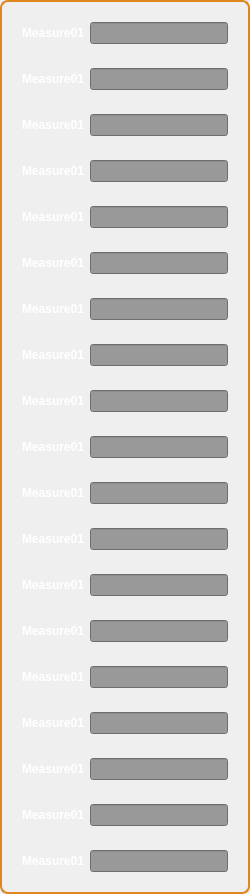
     <widget class="QGroupBox" name="predict">
      <property name="minimumSize">
       <size>
        <width>250</width>
        <height>0</height>
       </size>
      </property>
      <property name="styleSheet">
       <string notr="true">QGroupBox{
	border:2px solid  rgb(223,134,30);
	border-radius:8px;
}
</string>
      </property>
      <layout class="QGridLayout" name="gridLayout">
       <item row="0" column="0">
        <widget class="QWidget" name="widget" native="true">
         <layout class="QHBoxLayout" name="horizontalLayout_25">
          <item>
           <widget class="QLabel" name="label_20">
            <property name="styleSheet">
             <string notr="true">QLabel{
	font:10pt &quot;hack&quot;;
	font-weight:bold;
	color :rgb(255,255,255);
}
</string>
            </property>
            <property name="text">
             <string>Measure01</string>
            </property>
           </widget>
          </item>
          <item>
           <widget class="QLineEdit" name="lineEdit">
            <property name="styleSheet">
             <string notr="true">QLineEdit{
	background-color:rgb(153,153,153)
}</string>
            </property>
           </widget>
          </item>
         </layout>
        </widget>
       </item>
       <item row="15" column="0">
        <widget class="QWidget" name="widget_35" native="true">
         <layout class="QHBoxLayout" name="horizontalLayout_40">
          <item>
           <widget class="QLabel" name="label_35">
            <property name="styleSheet">
             <string notr="true">QLabel{
	font:10pt &quot;hack&quot;;
	font-weight:bold;
	color :rgb(255,255,255);
}
</string>
            </property>
            <property name="text">
             <string>Measure01</string>
            </property>
           </widget>
          </item>
          <item>
           <widget class="QLineEdit" name="lineEdit_16">
            <property name="styleSheet">
             <string notr="true">QLineEdit{
	background-color:rgb(153,153,153)
}</string>
            </property>
           </widget>
          </item>
         </layout>
        </widget>
       </item>
       <item row="16" column="0">
        <widget class="QWidget" name="widget_36" native="true">
         <layout class="QHBoxLayout" name="horizontalLayout_41">
          <item>
           <widget class="QLabel" name="label_36">
            <property name="styleSheet">
             <string notr="true">QLabel{
	font:10pt &quot;hack&quot;;
	font-weight:bold;
	color :rgb(255,255,255);
}
</string>
            </property>
            <property name="text">
             <string>Measure01</string>
            </property>
           </widget>
          </item>
          <item>
           <widget class="QLineEdit" name="lineEdit_17">
            <property name="styleSheet">
             <string notr="true">QLineEdit{
	background-color:rgb(153,153,153)
}</string>
            </property>
           </widget>
          </item>
         </layout>
        </widget>
       </item>
       <item row="18" column="0">
        <widget class="QWidget" name="widget_38" native="true">
         <layout class="QHBoxLayout" name="horizontalLayout_43">
          <item>
           <widget class="QLabel" name="label_38">
            <property name="styleSheet">
             <string notr="true">QLabel{
	font:10pt &quot;hack&quot;;
	font-weight:bold;
	color :rgb(255,255,255);
}
</string>
            </property>
            <property name="text">
             <string>Measure01</string>
            </property>
           </widget>
          </item>
          <item>
           <widget class="QLineEdit" name="lineEdit_19">
            <property name="styleSheet">
             <string notr="true">QLineEdit{
	background-color:rgb(153,153,153)
}</string>
            </property>
           </widget>
          </item>
         </layout>
        </widget>
       </item>
       <item row="17" column="0">
        <widget class="QWidget" name="widget_37" native="true">
         <layout class="QHBoxLayout" name="horizontalLayout_42">
          <item>
           <widget class="QLabel" name="label_37">
            <property name="styleSheet">
             <string notr="true">QLabel{
	font:10pt &quot;hack&quot;;
	font-weight:bold;
	color :rgb(255,255,255);
}
</string>
            </property>
            <property name="text">
             <string>Measure01</string>
            </property>
           </widget>
          </item>
          <item>
           <widget class="QLineEdit" name="lineEdit_18">
            <property name="styleSheet">
             <string notr="true">QLineEdit{
	background-color:rgb(153,153,153)
}</string>
            </property>
           </widget>
          </item>
         </layout>
        </widget>
       </item>
       <item row="4" column="0">
        <widget class="QWidget" name="widget_24" native="true">
         <layout class="QHBoxLayout" name="horizontalLayout_29">
          <item>
           <widget class="QLabel" name="label_24">
            <property name="styleSheet">
             <string notr="true">QLabel{
	font:10pt &quot;hack&quot;;
	font-weight:bold;
	color :rgb(255,255,255);
}
</string>
            </property>
            <property name="text">
             <string>Measure01</string>
            </property>
           </widget>
          </item>
          <item>
           <widget class="QLineEdit" name="lineEdit_5">
            <property name="styleSheet">
             <string notr="true">QLineEdit{
	background-color:rgb(153,153,153)
}</string>
            </property>
           </widget>
          </item>
         </layout>
        </widget>
       </item>
       <item row="3" column="0">
        <widget class="QWidget" name="widget_4" native="true">
         <layout class="QHBoxLayout" name="horizontalLayout_28">
          <item>
           <widget class="QLabel" name="label_23">
            <property name="styleSheet">
             <string notr="true">QLabel{
	font:10pt &quot;hack&quot;;
	font-weight:bold;
	color :rgb(255,255,255);
}
</string>
            </property>
            <property name="text">
             <string>Measure01</string>
            </property>
           </widget>
          </item>
          <item>
           <widget class="QLineEdit" name="lineEdit_4">
            <property name="styleSheet">
             <string notr="true">QLineEdit{
	background-color:rgb(153,153,153)
}</string>
            </property>
           </widget>
          </item>
         </layout>
        </widget>
       </item>
       <item row="5" column="0">
        <widget class="QWidget" name="widget_25" native="true">
         <layout class="QHBoxLayout" name="horizontalLayout_30">
          <item>
           <widget class="QLabel" name="label_25">
            <property name="styleSheet">
             <string notr="true">QLabel{
	font:10pt &quot;hack&quot;;
	font-weight:bold;
	color :rgb(255,255,255);
}
</string>
            </property>
            <property name="text">
             <string>Measure01</string>
            </property>
           </widget>
          </item>
          <item>
           <widget class="QLineEdit" name="lineEdit_6">
            <property name="styleSheet">
             <string notr="true">QLineEdit{
	background-color:rgb(153,153,153)
}</string>
            </property>
           </widget>
          </item>
         </layout>
        </widget>
       </item>
       <item row="6" column="0">
        <widget class="QWidget" name="widget_26" native="true">
         <layout class="QHBoxLayout" name="horizontalLayout_31">
          <item>
           <widget class="QLabel" name="label_26">
            <property name="styleSheet">
             <string notr="true">QLabel{
	font:10pt &quot;hack&quot;;
	font-weight:bold;
	color :rgb(255,255,255);
}
</string>
            </property>
            <property name="text">
             <string>Measure01</string>
            </property>
           </widget>
          </item>
          <item>
           <widget class="QLineEdit" name="lineEdit_7">
            <property name="styleSheet">
             <string notr="true">QLineEdit{
	background-color:rgb(153,153,153)
}</string>
            </property>
           </widget>
          </item>
         </layout>
        </widget>
       </item>
       <item row="8" column="0">
        <widget class="QWidget" name="widget_28" native="true">
         <layout class="QHBoxLayout" name="horizontalLayout_33">
          <item>
           <widget class="QLabel" name="label_28">
            <property name="styleSheet">
             <string notr="true">QLabel{
	font:10pt &quot;hack&quot;;
	font-weight:bold;
	color :rgb(255,255,255);
}
</string>
            </property>
            <property name="text">
             <string>Measure01</string>
            </property>
           </widget>
          </item>
          <item>
           <widget class="QLineEdit" name="lineEdit_9">
            <property name="styleSheet">
             <string notr="true">QLineEdit{
	background-color:rgb(153,153,153)
}</string>
            </property>
           </widget>
          </item>
         </layout>
        </widget>
       </item>
       <item row="7" column="0">
        <widget class="QWidget" name="widget_27" native="true">
         <layout class="QHBoxLayout" name="horizontalLayout_32">
          <item>
           <widget class="QLabel" name="label_27">
            <property name="styleSheet">
             <string notr="true">QLabel{
	font:10pt &quot;hack&quot;;
	font-weight:bold;
	color :rgb(255,255,255);
}
</string>
            </property>
            <property name="text">
             <string>Measure01</string>
            </property>
           </widget>
          </item>
          <item>
           <widget class="QLineEdit" name="lineEdit_8">
            <property name="styleSheet">
             <string notr="true">QLineEdit{
	background-color:rgb(153,153,153)
}</string>
            </property>
           </widget>
          </item>
         </layout>
        </widget>
       </item>
       <item row="9" column="0">
        <widget class="QWidget" name="widget_29" native="true">
         <layout class="QHBoxLayout" name="horizontalLayout_34">
          <item>
           <widget class="QLabel" name="label_29">
            <property name="styleSheet">
             <string notr="true">QLabel{
	font:10pt &quot;hack&quot;;
	font-weight:bold;
	color :rgb(255,255,255);
}
</string>
            </property>
            <property name="text">
             <string>Measure01</string>
            </property>
           </widget>
          </item>
          <item>
           <widget class="QLineEdit" name="lineEdit_10">
            <property name="styleSheet">
             <string notr="true">QLineEdit{
	background-color:rgb(153,153,153)
}</string>
            </property>
           </widget>
          </item>
         </layout>
        </widget>
       </item>
       <item row="10" column="0">
        <widget class="QWidget" name="widget_30" native="true">
         <layout class="QHBoxLayout" name="horizontalLayout_35">
          <item>
           <widget class="QLabel" name="label_30">
            <property name="styleSheet">
             <string notr="true">QLabel{
	font:10pt &quot;hack&quot;;
	font-weight:bold;
	color :rgb(255,255,255);
}
</string>
            </property>
            <property name="text">
             <string>Measure01</string>
            </property>
           </widget>
          </item>
          <item>
           <widget class="QLineEdit" name="lineEdit_11">
            <property name="styleSheet">
             <string notr="true">QLineEdit{
	background-color:rgb(153,153,153)
}</string>
            </property>
           </widget>
          </item>
         </layout>
        </widget>
       </item>
       <item row="11" column="0">
        <widget class="QWidget" name="widget_31" native="true">
         <layout class="QHBoxLayout" name="horizontalLayout_36">
          <item>
           <widget class="QLabel" name="label_31">
            <property name="styleSheet">
             <string notr="true">QLabel{
	font:10pt &quot;hack&quot;;
	font-weight:bold;
	color :rgb(255,255,255);
}
</string>
            </property>
            <property name="text">
             <string>Measure01</string>
            </property>
           </widget>
          </item>
          <item>
           <widget class="QLineEdit" name="lineEdit_12">
            <property name="styleSheet">
             <string notr="true">QLineEdit{
	background-color:rgb(153,153,153)
}</string>
            </property>
           </widget>
          </item>
         </layout>
        </widget>
       </item>
       <item row="12" column="0">
        <widget class="QWidget" name="widget_32" native="true">
         <layout class="QHBoxLayout" name="horizontalLayout_37">
          <item>
           <widget class="QLabel" name="label_32">
            <property name="styleSheet">
             <string notr="true">QLabel{
	font:10pt &quot;hack&quot;;
	font-weight:bold;
	color :rgb(255,255,255);
}
</string>
            </property>
            <property name="text">
             <string>Measure01</string>
            </property>
           </widget>
          </item>
          <item>
           <widget class="QLineEdit" name="lineEdit_13">
            <property name="styleSheet">
             <string notr="true">QLineEdit{
	background-color:rgb(153,153,153)
}</string>
            </property>
           </widget>
          </item>
         </layout>
        </widget>
       </item>
       <item row="14" column="0">
        <widget class="QWidget" name="widget_34" native="true">
         <layout class="QHBoxLayout" name="horizontalLayout_39">
          <item>
           <widget class="QLabel" name="label_34">
            <property name="styleSheet">
             <string notr="true">QLabel{
	font:10pt &quot;hack&quot;;
	font-weight:bold;
	color :rgb(255,255,255);
}
</string>
            </property>
            <property name="text">
             <string>Measure01</string>
            </property>
           </widget>
          </item>
          <item>
           <widget class="QLineEdit" name="lineEdit_15">
            <property name="styleSheet">
             <string notr="true">QLineEdit{
	background-color:rgb(153,153,153)
}</string>
            </property>
           </widget>
          </item>
         </layout>
        </widget>
       </item>
       <item row="13" column="0">
        <widget class="QWidget" name="widget_33" native="true">
         <layout class="QHBoxLayout" name="horizontalLayout_38">
          <item>
           <widget class="QLabel" name="label_33">
            <property name="styleSheet">
             <string notr="true">QLabel{
	font:10pt &quot;hack&quot;;
	font-weight:bold;
	color :rgb(255,255,255);
}
</string>
            </property>
            <property name="text">
             <string>Measure01</string>
            </property>
           </widget>
          </item>
          <item>
           <widget class="QLineEdit" name="lineEdit_14">
            <property name="styleSheet">
             <string notr="true">QLineEdit{
	background-color:rgb(153,153,153)
}</string>
            </property>
           </widget>
          </item>
         </layout>
        </widget>
       </item>
       <item row="1" column="0">
        <widget class="QWidget" name="widget_2" native="true">
         <property name="styleSheet">
          <string notr="true"/>
         </property>
         <layout class="QHBoxLayout" name="horizontalLayout_26">
          <item>
           <widget class="QLabel" name="label_21">
            <property name="styleSheet">
             <string notr="true">QLabel{
	font:10pt &quot;hack&quot;;
	font-weight:bold;
	color :rgb(255,255,255);
}
</string>
            </property>
            <property name="text">
             <string>Measure01</string>
            </property>
           </widget>
          </item>
          <item>
           <widget class="QLineEdit" name="lineEdit_2">
            <property name="styleSheet">
             <string notr="true">QLineEdit{
	background-color:rgb(153,153,153)
}</string>
            </property>
           </widget>
          </item>
         </layout>
        </widget>
       </item>
       <item row="2" column="0">
        <widget class="QWidget" name="widget_3" native="true">
         <layout class="QHBoxLayout" name="horizontalLayout_27">
          <item>
           <widget class="QLabel" name="label_22">
            <property name="styleSheet">
             <string notr="true">QLabel{
	font:10pt &quot;hack&quot;;
	font-weight:bold;
	color :rgb(255,255,255);
}
</string>
            </property>
            <property name="text">
             <string>Measure01</string>
            </property>
           </widget>
          </item>
          <item>
           <widget class="QLineEdit" name="lineEdit_3">
            <property name="styleSheet">
             <string notr="true">QLineEdit{
	background-color:rgb(153,153,153)
}</string>
            </property>
           </widget>
          </item>
         </layout>
        </widget>
       </item>
      </layout>
     </widget>
